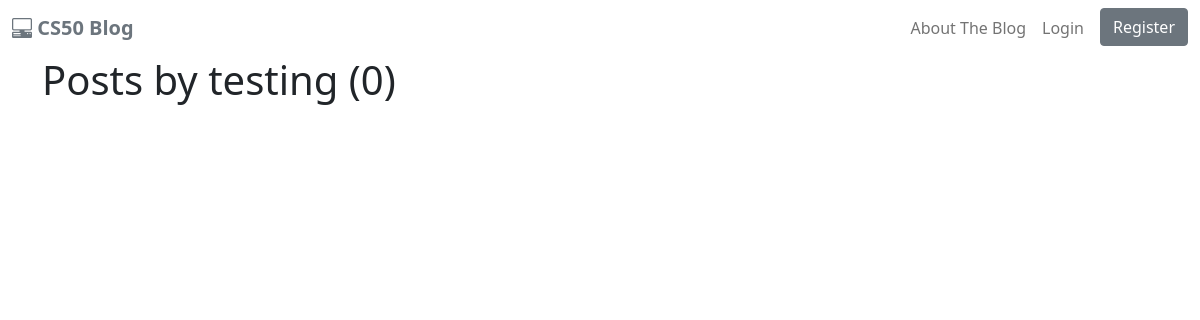
The app's page /user/testing, older data.
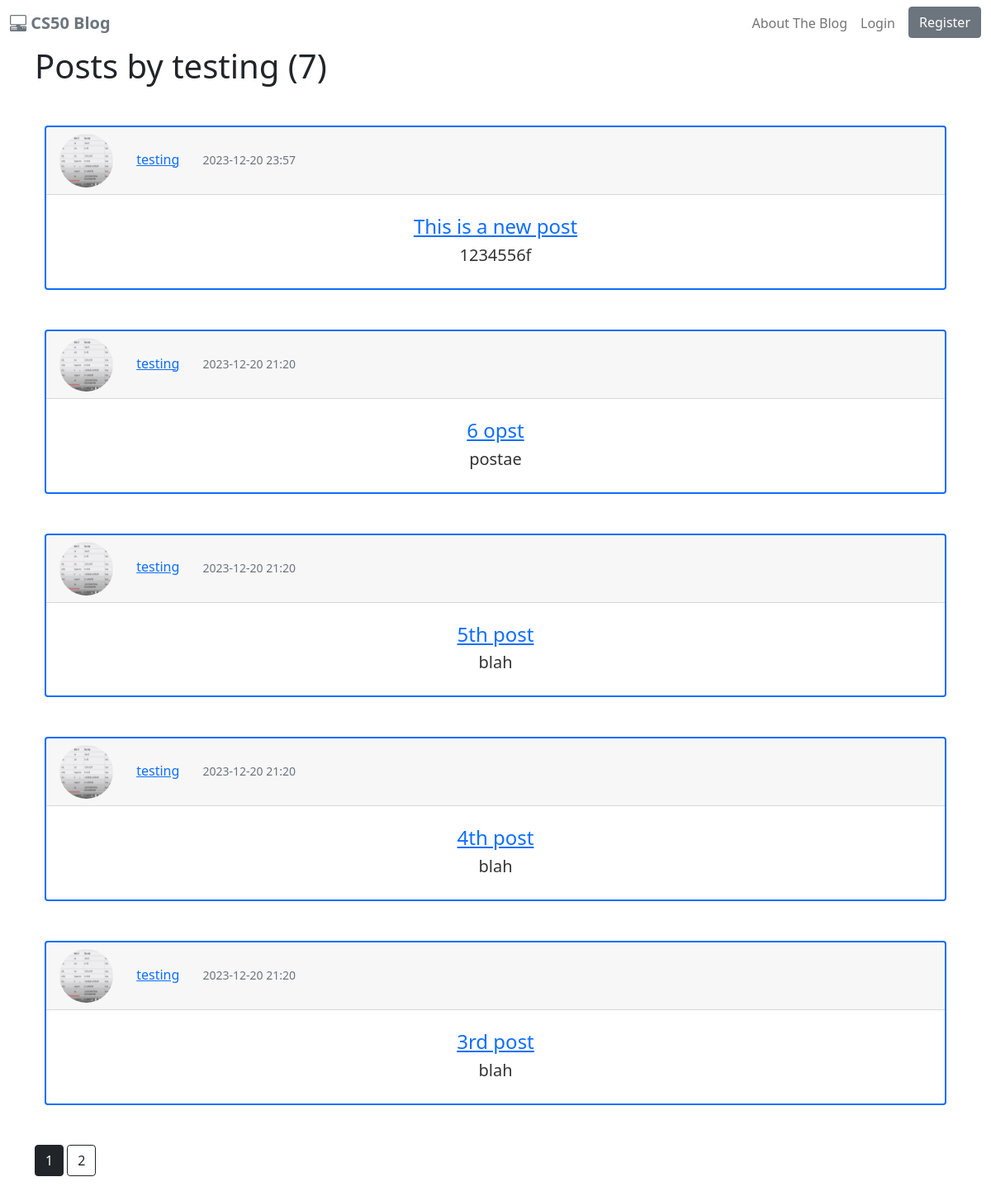
The same page, newer data.
### cs50blog/models.py (models this page shows, shortened)
class Post(db.Model):
    id = db.Column(db.Integer, primary_key=True)
    title = db.Column(db.String(120), nullable=False)
    date_posted = db.Column(db.DateTime, nullable=False, default=datetime.utcnow)
    content = db.Column(db.Text, nullable=False)
    user_id = db.Column(db.Integer, db.ForeignKey('user.id'), nullable=False)

class User(db.Model, UserMixin):
    id = db.Column(db.Integer, primary_key=True)
    username = db.Column(db.String(25), unique=True, nullable=False)
    email = db.Column(db.String(120), unique=True, nullable=False)
    image_file = db.Column(db.String(20), nullable=False, default='default.jpg')
    password = db.Column(db.String(25), nullable=False)
    posts = db.relationship('Post', backref='author', lazy=True)

### cs50blog/routes.py (the view)
@app.route("/user/<string:username>")
def user_posts(username):
    page = request.args.get('page', 1, type=int)
    user = User.query.filter_by(username=username).first_or_404()
    posts = Post.query.filter_by(author=user).order_by(Post.date_posted.desc()).paginate(page=page, per_page=5)
    return render_template("user_posts.html", posts=posts, user=user)

### cs50blog/templates/user_posts.html
{% extends "layout.html" %}
{% block main %}
    <h1 class="mb-3">Posts by {{ user.username }} ({{posts.total}})</h1>
    {% for post in posts.items %}
        <div class="container-lg my-5">
            <div class="card border-primary border-2">
                <div class="card-header text-primary">
                    <img src="{{ url_for('static', filename='profile_pics/' + post.author.image_file) }}" class="rounded-circle article-img">
                    <a href="{{ url_for('user_posts', username=post.author.username) }}" class="mx-4">{{ post.author.username }}</a>
                    <small class="text-muted">{{ post.date_posted.strftime('%Y-%m-%d  %H:%M') }}</small>
                </div>
                <div class="card-body text-center py-4">
                    <h4><a class="card-title" href="{{  url_for('post', post_id=post.id )}}">{{ post.title }}</a></h4>
                    <p class="lead card-subtitle">{{ post.content }}</p>
                </div>
            </div>
        </div>
    {% endfor %}
    {% for page_num in posts.iter_pages(left_edge=1, right_edge=1, left_current=1, right_current=2) %}
        {% if page_num %}
            {% if posts.page == page_num %}
                <a class="btn btn-dark mb-4" href="{{ url_for('user_posts', username=user.username, page=page_num) }}">{{ page_num }}</a>
            {% else %}
                <a class="btn btn-outline-dark mb-4" href="{{ url_for('user_posts', username=user.username, page=page_num) }}">{{ page_num }}</a>
            {% endif %}
        {% else %}
            ...
        {% endif %}
    {% endfor %}
{% endblock %}

Row changes from the older to the newer data that the page shows:
added Post: image_file (picture), author.username "testing", date_posted "2023-12-20 23:57", title "This is a new post", content "1234556f"
added Post: image_file (picture), author.username "testing", date_posted "2023-12-20 21:20", title "6 opst", content "postae"
added Post: image_file (picture), author.username "testing", date_posted "2023-12-20 21:20", title "5th post", content "blah"
added Post: image_file (picture), author.username "testing", date_posted "2023-12-20 21:20", title "4th post", content "blah"
added Post: image_file (picture), author.username "testing", date_posted "2023-12-20 21:20", title "3rd post", content "blah"
Text that changed along with them:
{{ posts.total }}: "0" → "7"
new list line: "1"
new list line: "2"
